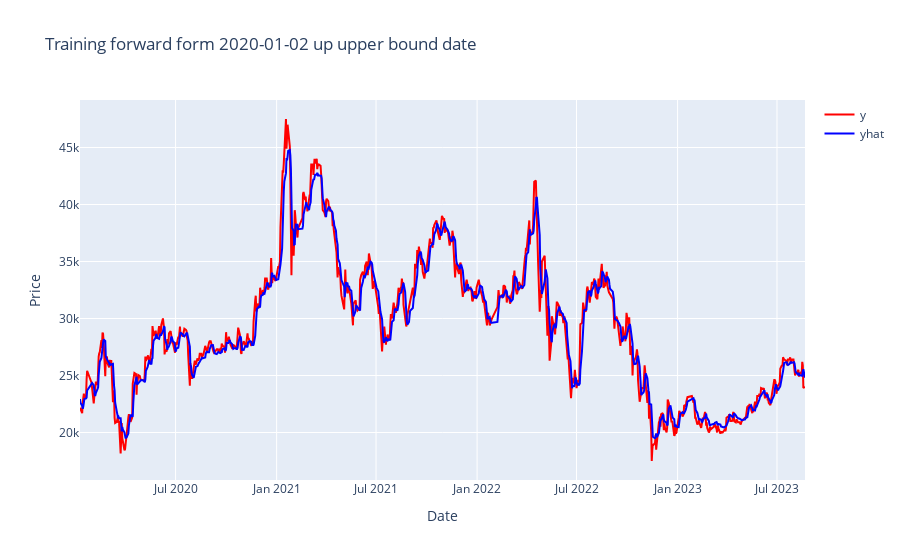

The cell this chart's notebook holds for it:
### Code cell
df = df_fw_list[0]
X_train = X_train_list[0]
scaler = scaler_list[0]

fig = go.Figure()


actual_y_scat = go.Scatter(x=df['ds'][lookback:], y=df['y'][lookback:], mode='lines', name="y", line=dict(color='red'))
predicted_y = get_predict(model=model,X=X_train, scaler=scaler)
predict_y_scat = go.Scatter(x=df['ds'][lookback:], y=predicted_y, mode='lines', name='yhat', line=dict(color='blue'))
fig.add_trace(actual_y_scat)
fig.add_trace(predict_y_scat)

# Adjust layout for better spacing
fig.update_layout(title_text=f"Training forward form {origin_start_date.strftime('%Y-%m-%d')} up upper bound date")
fig.update_xaxes(title_text='Date')  # Set X-axis label for the bottom subplot
fig.update_yaxes(title_text='Price')  # Set Y-axis label for the left subplot
# Show the figure
fig.show()

### Figure 1 — Plotly figure (JSON) as saved in the notebook; plotly's stock layout.template omitted (floating-point values rounded to 4 significant figures; data arrays with more than 128 entries replaced by an {"elided": "..."} marker saying what was removed)
{"data": [{"line": {"color": "red"}, "mode": "lines", "name": "y", "type": "scatter", "x": {"elided": "904 str values"}, "y": {"elided": "904 int values"}}, {"line": {"color": "blue"}, "mode": "lines", "name": "yhat", "type": "scatter", "x": {"elided": "904 str values"}, "y": {"elided": "904 float values"}}], "layout": {"title": {"text": "Training forward form 2020-01-02 up upper bound date"}, "xaxis": {"title": {"text": "Date"}}, "yaxis": {"title": {"text": "Price"}}}}
